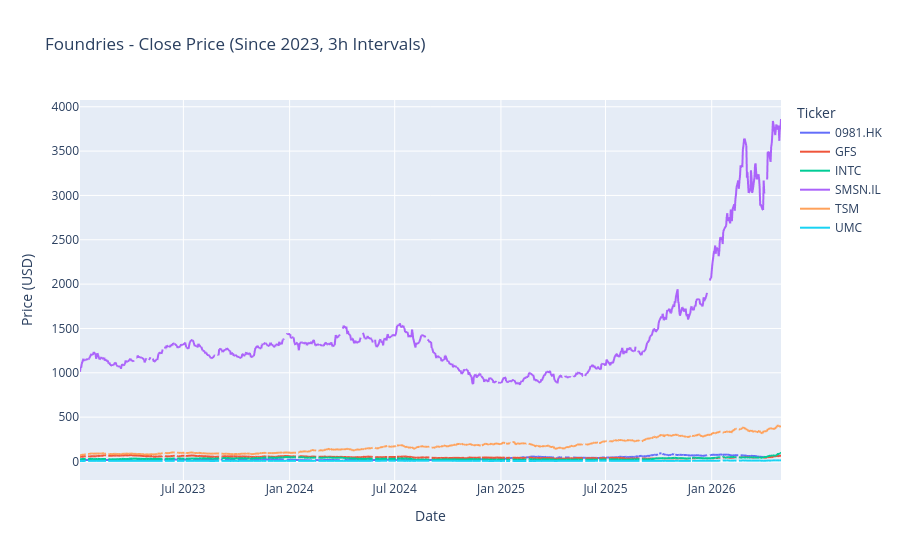
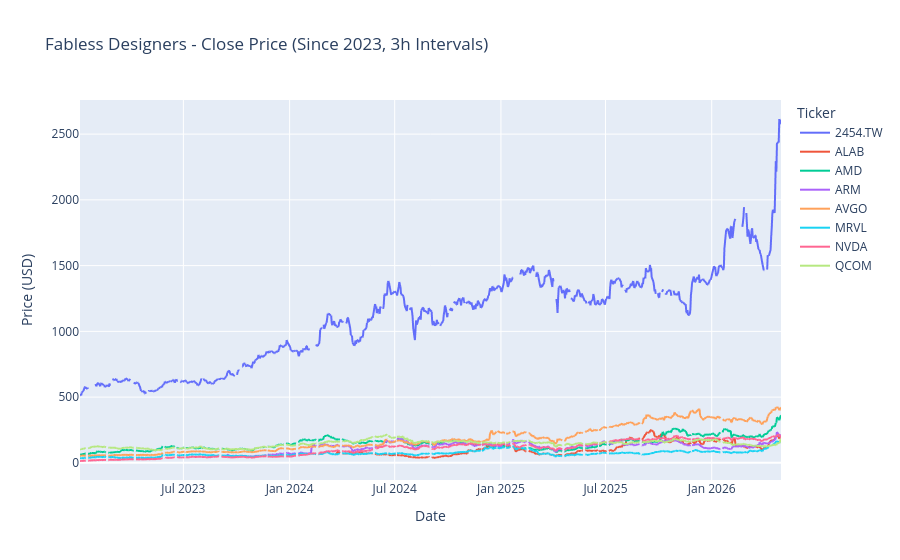
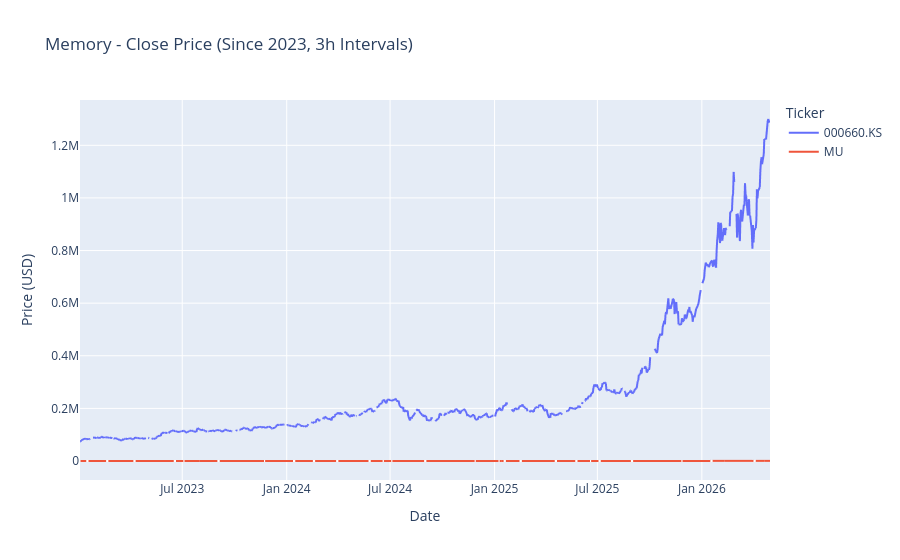
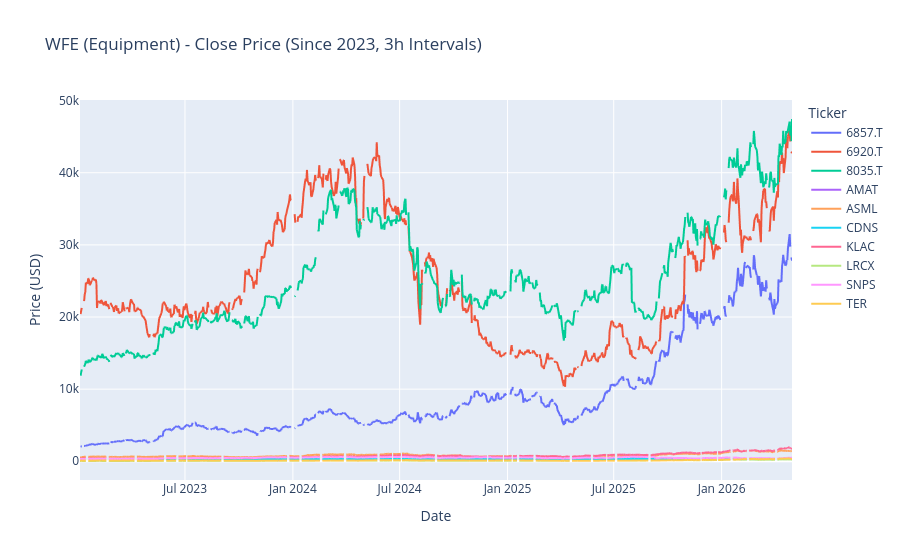

The notebook cell saved with these charts, in order:
### Code cell
# Download and visualize each sphere with 3h interval
for sphere_name, tickers_dict in spheres.items():
    data = yf.download(list(tickers_dict.keys()), start="2023-01-01", prepost=False, progress=False)['Close']
    
    fig = px.line(data.reset_index(), x='Date', y=data.columns,
                  title=f'{sphere_name} - Close Price (Since 2023, 3h Intervals)',
                  labels={'value': 'Close Price (USD)', 'variable': 'Ticker'})
    fig.update_layout(xaxis_title='Date', yaxis_title='Price (USD)')
    # fig.show()

### Figure 1 — Plotly figure (JSON) as saved in the notebook; plotly's stock layout.template omitted (floating-point values rounded to 4 significant figures; data arrays with more than 128 entries replaced by an {"elided": "..."} marker saying what was removed)
{"data": [{"hovertemplate": "Ticker=0981.HK<br>Date=%{x}<br>Close Price (USD)=%{y}<extra></extra>", "legendgroup": "0981.HK", "line": {"color": "#636efa", "dash": "solid"}, "marker": {"symbol": "circle"}, "mode": "lines", "name": "0981.HK", "showlegend": true, "type": "scattergl", "x": {"elided": "859 str values"}, "xaxis": "x", "y": {"elided": "859 float values"}, "yaxis": "y"}, {"hovertemplate": "Ticker=GFS<br>Date=%{x}<br>Close Price (USD)=%{y}<extra></extra>", "legendgroup": "GFS", "line": {"color": "#EF553B", "dash": "solid"}, "marker": {"symbol": "circle"}, "mode": "lines", "name": "GFS", "showlegend": true, "type": "scattergl", "x": {"elided": "859 str values"}, "xaxis": "x", "y": {"elided": "859 float values"}, "yaxis": "y"}, {"hovertemplate": "Ticker=INTC<br>Date=%{x}<br>Close Price (USD)=%{y}<extra></extra>", "legendgroup": "INTC", "line": {"color": "#00cc96", "dash": "solid"}, "marker": {"symbol": "circle"}, "mode": "lines", "name": "INTC", "showlegend": true, "type": "scattergl", "x": {"elided": "859 str values"}, "xaxis": "x", "y": {"elided": "859 float values"}, "yaxis": "y"}, {"hovertemplate": "Ticker=SMSN.IL<br>Date=%{x}<br>Close Price (USD)=%{y}<extra></extra>", "legendgroup": "SMSN.IL", "line": {"color": "#ab63fa", "dash": "solid"}, "marker": {"symbol": "circle"}, "mode": "lines", "name": "SMSN.IL", "showlegend": true, "type": "scattergl", "x": {"elided": "859 str values"}, "xaxis": "x", "y": {"elided": "859 float values"}, "yaxis": "y"}, {"hovertemplate": "Ticker=TSM<br>Date=%{x}<br>Close Price (USD)=%{y}<extra></extra>", "legendgroup": "TSM", "line": {"color": "#FFA15A", "dash": "solid"}, "marker": {"symbol": "circle"}, "mode": "lines", "name": "TSM", "showlegend": true, "type": "scattergl", "x": {"elided": "859 str values"}, "xaxis": "x", "y": {"elided": "859 float values"}, "yaxis": "y"}, {"hovertemplate": "Ticker=UMC<br>Date=%{x}<br>Close Price (USD)=%{y}<extra></extra>", "legendgroup": "UMC", "line": {"color": "#19d3f3", "dash": "solid"}, "marker": {"symbol": "circle"}, "mode": "lines", "name": "UMC", "showlegend": true, "type": "scattergl", "x": {"elided": "859 str values"}, "xaxis": "x", "y": {"elided": "859 float values"}, "yaxis": "y"}], "layout": {"legend": {"title": {"text": "Ticker"}, "tracegroupgap": 0}, "title": {"text": "Foundries - Close Price (Since 2023, 3h Intervals)"}, "xaxis": {"anchor": "y", "domain": [0, 1], "title": {"text": "Date"}}, "yaxis": {"anchor": "x", "domain": [0, 1], "title": {"text": "Price (USD)"}}}}

### Figure 2 — Plotly figure (JSON) as saved in the notebook; plotly's stock layout.template omitted (floating-point values rounded to 4 significant figures; data arrays with more than 128 entries replaced by an {"elided": "..."} marker saying what was removed)
{"data": [{"hovertemplate": "Ticker=2454.TW<br>Date=%{x}<br>Close Price (USD)=%{y}<extra></extra>", "legendgroup": "2454.TW", "line": {"color": "#636efa", "dash": "solid"}, "marker": {"symbol": "circle"}, "mode": "lines", "name": "2454.TW", "showlegend": true, "type": "scattergl", "x": {"elided": "863 str values"}, "xaxis": "x", "y": {"elided": "863 float values"}, "yaxis": "y"}, {"hovertemplate": "Ticker=ALAB<br>Date=%{x}<br>Close Price (USD)=%{y}<extra></extra>", "legendgroup": "ALAB", "line": {"color": "#EF553B", "dash": "solid"}, "marker": {"symbol": "circle"}, "mode": "lines", "name": "ALAB", "showlegend": true, "type": "scattergl", "x": {"elided": "863 str values"}, "xaxis": "x", "y": {"elided": "863 float values"}, "yaxis": "y"}, {"hovertemplate": "Ticker=AMD<br>Date=%{x}<br>Close Price (USD)=%{y}<extra></extra>", "legendgroup": "AMD", "line": {"color": "#00cc96", "dash": "solid"}, "marker": {"symbol": "circle"}, "mode": "lines", "name": "AMD", "showlegend": true, "type": "scattergl", "x": {"elided": "863 str values"}, "xaxis": "x", "y": {"elided": "863 float values"}, "yaxis": "y"}, {"hovertemplate": "Ticker=ARM<br>Date=%{x}<br>Close Price (USD)=%{y}<extra></extra>", "legendgroup": "ARM", "line": {"color": "#ab63fa", "dash": "solid"}, "marker": {"symbol": "circle"}, "mode": "lines", "name": "ARM", "showlegend": true, "type": "scattergl", "x": {"elided": "863 str values"}, "xaxis": "x", "y": {"elided": "863 float values"}, "yaxis": "y"}, {"hovertemplate": "Ticker=AVGO<br>Date=%{x}<br>Close Price (USD)=%{y}<extra></extra>", "legendgroup": "AVGO", "line": {"color": "#FFA15A", "dash": "solid"}, "marker": {"symbol": "circle"}, "mode": "lines", "name": "AVGO", "showlegend": true, "type": "scattergl", "x": {"elided": "863 str values"}, "xaxis": "x", "y": {"elided": "863 float values"}, "yaxis": "y"}, {"hovertemplate": "Ticker=MRVL<br>Date=%{x}<br>Close Price (USD)=%{y}<extra></extra>", "legendgroup": "MRVL", "line": {"color": "#19d3f3", "dash": "solid"}, "marker": {"symbol": "circle"}, "mode": "lines", "name": "MRVL", "showlegend": true, "type": "scattergl", "x": {"elided": "863 str values"}, "xaxis": "x", "y": {"elided": "863 float values"}, "yaxis": "y"}, {"hovertemplate": "Ticker=NVDA<br>Date=%{x}<br>Close Price (USD)=%{y}<extra></extra>", "legendgroup": "NVDA", "line": {"color": "#FF6692", "dash": "solid"}, "marker": {"symbol": "circle"}, "mode": "lines", "name": "NVDA", "showlegend": true, "type": "scattergl", "x": {"elided": "863 str values"}, "xaxis": "x", "y": {"elided": "863 float values"}, "yaxis": "y"}, {"hovertemplate": "Ticker=QCOM<br>Date=%{x}<br>Close Price (USD)=%{y}<extra></extra>", "legendgroup": "QCOM", "line": {"color": "#B6E880", "dash": "solid"}, "marker": {"symbol": "circle"}, "mode": "lines", "name": "QCOM", "showlegend": true, "type": "scattergl", "x": {"elided": "863 str values"}, "xaxis": "x", "y": {"elided": "863 float values"}, "yaxis": "y"}], "layout": {"legend": {"title": {"text": "Ticker"}, "tracegroupgap": 0}, "title": {"text": "Fabless Designers - Close Price (Since 2023, 3h Intervals)"}, "xaxis": {"anchor": "y", "domain": [0, 1], "title": {"text": "Date"}}, "yaxis": {"anchor": "x", "domain": [0, 1], "title": {"text": "Price (USD)"}}}}

### Figure 3 — Plotly figure (JSON) as saved in the notebook; plotly's stock layout.template omitted (floating-point values rounded to 4 significant figures; data arrays with more than 128 entries replaced by an {"elided": "..."} marker saying what was removed)
{"data": [{"hovertemplate": "Ticker=000660.KS<br>Date=%{x}<br>Close Price (USD)=%{y}<extra></extra>", "legendgroup": "000660.KS", "line": {"color": "#636efa", "dash": "solid"}, "marker": {"symbol": "circle"}, "mode": "lines", "name": "000660.KS", "showlegend": true, "type": "scattergl", "x": {"elided": "862 str values"}, "xaxis": "x", "y": {"elided": "862 float values"}, "yaxis": "y"}, {"hovertemplate": "Ticker=MU<br>Date=%{x}<br>Close Price (USD)=%{y}<extra></extra>", "legendgroup": "MU", "line": {"color": "#EF553B", "dash": "solid"}, "marker": {"symbol": "circle"}, "mode": "lines", "name": "MU", "showlegend": true, "type": "scattergl", "x": {"elided": "862 str values"}, "xaxis": "x", "y": {"elided": "862 float values"}, "yaxis": "y"}], "layout": {"legend": {"title": {"text": "Ticker"}, "tracegroupgap": 0}, "title": {"text": "Memory - Close Price (Since 2023, 3h Intervals)"}, "xaxis": {"anchor": "y", "domain": [0, 1], "title": {"text": "Date"}}, "yaxis": {"anchor": "x", "domain": [0, 1], "title": {"text": "Price (USD)"}}}}

### Figure 4 — Plotly figure (JSON) as saved in the notebook; plotly's stock layout.template omitted (floating-point values rounded to 4 significant figures; data arrays with more than 128 entries replaced by an {"elided": "..."} marker saying what was removed)
{"data": [{"hovertemplate": "Ticker=6857.T<br>Date=%{x}<br>Close Price (USD)=%{y}<extra></extra>", "legendgroup": "6857.T", "line": {"color": "#636efa", "dash": "solid"}, "marker": {"symbol": "circle"}, "mode": "lines", "name": "6857.T", "showlegend": true, "type": "scattergl", "x": {"elided": "865 str values"}, "xaxis": "x", "y": {"elided": "865 float values"}, "yaxis": "y"}, {"hovertemplate": "Ticker=6920.T<br>Date=%{x}<br>Close Price (USD)=%{y}<extra></extra>", "legendgroup": "6920.T", "line": {"color": "#EF553B", "dash": "solid"}, "marker": {"symbol": "circle"}, "mode": "lines", "name": "6920.T", "showlegend": true, "type": "scattergl", "x": {"elided": "865 str values"}, "xaxis": "x", "y": {"elided": "865 float values"}, "yaxis": "y"}, {"hovertemplate": "Ticker=8035.T<br>Date=%{x}<br>Close Price (USD)=%{y}<extra></extra>", "legendgroup": "8035.T", "line": {"color": "#00cc96", "dash": "solid"}, "marker": {"symbol": "circle"}, "mode": "lines", "name": "8035.T", "showlegend": true, "type": "scattergl", "x": {"elided": "865 str values"}, "xaxis": "x", "y": {"elided": "865 float values"}, "yaxis": "y"}, {"hovertemplate": "Ticker=AMAT<br>Date=%{x}<br>Close Price (USD)=%{y}<extra></extra>", "legendgroup": "AMAT", "line": {"color": "#ab63fa", "dash": "solid"}, "marker": {"symbol": "circle"}, "mode": "lines", "name": "AMAT", "showlegend": true, "type": "scattergl", "x": {"elided": "865 str values"}, "xaxis": "x", "y": {"elided": "865 float values"}, "yaxis": "y"}, {"hovertemplate": "Ticker=ASML<br>Date=%{x}<br>Close Price (USD)=%{y}<extra></extra>", "legendgroup": "ASML", "line": {"color": "#FFA15A", "dash": "solid"}, "marker": {"symbol": "circle"}, "mode": "lines", "name": "ASML", "showlegend": true, "type": "scattergl", "x": {"elided": "865 str values"}, "xaxis": "x", "y": {"elided": "865 float values"}, "yaxis": "y"}, {"hovertemplate": "Ticker=CDNS<br>Date=%{x}<br>Close Price (USD)=%{y}<extra></extra>", "legendgroup": "CDNS", "line": {"color": "#19d3f3", "dash": "solid"}, "marker": {"symbol": "circle"}, "mode": "lines", "name": "CDNS", "showlegend": true, "type": "scattergl", "x": {"elided": "865 str values"}, "xaxis": "x", "y": {"elided": "865 float values"}, "yaxis": "y"}, {"hovertemplate": "Ticker=KLAC<br>Date=%{x}<br>Close Price (USD)=%{y}<extra></extra>", "legendgroup": "KLAC", "line": {"color": "#FF6692", "dash": "solid"}, "marker": {"symbol": "circle"}, "mode": "lines", "name": "KLAC", "showlegend": true, "type": "scattergl", "x": {"elided": "865 str values"}, "xaxis": "x", "y": {"elided": "865 float values"}, "yaxis": "y"}, {"hovertemplate": "Ticker=LRCX<br>Date=%{x}<br>Close Price (USD)=%{y}<extra></extra>", "legendgroup": "LRCX", "line": {"color": "#B6E880", "dash": "solid"}, "marker": {"symbol": "circle"}, "mode": "lines", "name": "LRCX", "showlegend": true, "type": "scattergl", "x": {"elided": "865 str values"}, "xaxis": "x", "y": {"elided": "865 float values"}, "yaxis": "y"}, {"hovertemplate": "Ticker=SNPS<br>Date=%{x}<br>Close Price (USD)=%{y}<extra></extra>", "legendgroup": "SNPS", "line": {"color": "#FF97FF", "dash": "solid"}, "marker": {"symbol": "circle"}, "mode": "lines", "name": "SNPS", "showlegend": true, "type": "scattergl", "x": {"elided": "865 str values"}, "xaxis": "x", "y": {"elided": "865 float values"}, "yaxis": "y"}, {"hovertemplate": "Ticker=TER<br>Date=%{x}<br>Close Price (USD)=%{y}<extra></extra>", "legendgroup": "TER", "line": {"color": "#FECB52", "dash": "solid"}, "marker": {"symbol": "circle"}, "mode": "lines", "name": "TER", "showlegend": true, "type": "scattergl", "x": {"elided": "865 str values"}, "xaxis": "x", "y": {"elided": "865 float values"}, "yaxis": "y"}], "layout": {"legend": {"title": {"text": "Ticker"}, "tracegroupgap": 0}, "title": {"text": "WFE (Equipment) - Close Price (Since 2023, 3h Intervals)"}, "xaxis": {"anchor": "y", "domain": [0, 1], "title": {"text": "Date"}}, "yaxis": {"anchor": "x", "domain": [0, 1], "title": {"text": "Price (USD)"}}}}
